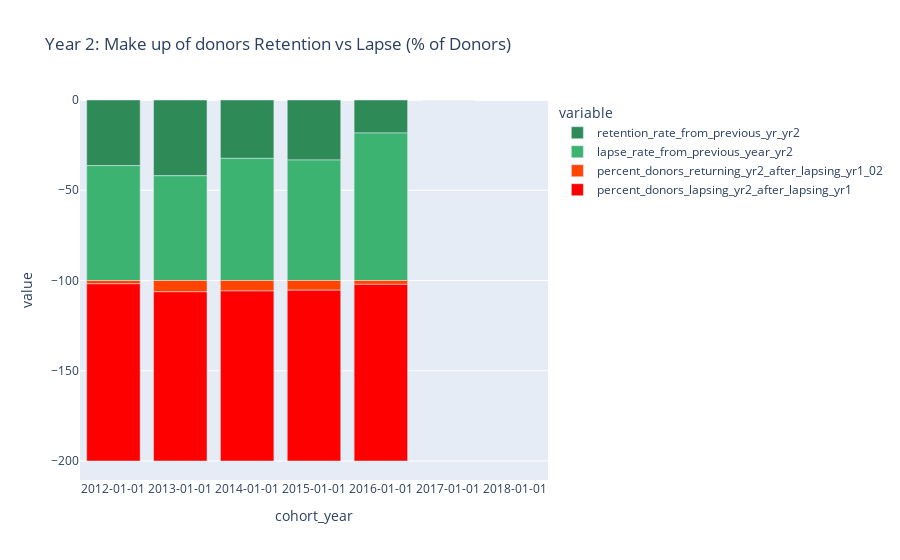

The code cell stored with this chart in its notebook:
### Code cell
fig = px.bar(renamed_pete_csv, x="cohort_year", y=['retention_rate_from_previous_yr_yr2', 'lapse_rate_from_previous_year_yr2', 'percent_donors_returning_yr2_after_lapsing_yr1_02', 'percent_donors_lapsing_yr2_after_lapsing_yr1'],
            title="Year 2: Make up of donors Retention vs Lapse (% of Donors)", 
             color_discrete_sequence =['seagreen', 'mediumseagreen','orangered','red'])
 #barmode='group', labels={'index':'year', 'y':'amount ($)'}, 
fig.update_xaxes(type='category')
fig.show()

### Figure 1 — Plotly figure (JSON) as saved in the notebook; plotly's stock layout.template omitted (floating-point values rounded to 4 significant figures)
{"data": [{"alignmentgroup": "True", "hovertemplate": "variable=retention_rate_from_previous_yr_yr2<br>cohort_year=%{x}<br>value=%{y}<extra></extra>", "legendgroup": "retention_rate_from_previous_yr_yr2", "marker": {"color": "seagreen"}, "name": "retention_rate_from_previous_yr_yr2", "offsetgroup": "retention_rate_from_previous_yr_yr2", "orientation": "v", "showlegend": true, "textposition": "auto", "type": "bar", "x": ["2012-01-01", "2013-01-01", "2014-01-01", "2015-01-01", "2016-01-01", "2017-01-01", "2018-01-01"], "xaxis": "x", "y": [-36.36, -41.98, -32.34, -33.25, -18.28, 0, null], "yaxis": "y"}, {"alignmentgroup": "True", "hovertemplate": "variable=lapse_rate_from_previous_year_yr2<br>cohort_year=%{x}<br>value=%{y}<extra></extra>", "legendgroup": "lapse_rate_from_previous_year_yr2", "marker": {"color": "mediumseagreen"}, "name": "lapse_rate_from_previous_year_yr2", "offsetgroup": "lapse_rate_from_previous_year_yr2", "orientation": "v", "showlegend": true, "textposition": "auto", "type": "bar", "x": ["2012-01-01", "2013-01-01", "2014-01-01", "2015-01-01", "2016-01-01", "2017-01-01", "2018-01-01"], "xaxis": "x", "y": [-63.64, -58.02, -67.66, -66.75, -81.72, 0, null], "yaxis": "y"}, {"alignmentgroup": "True", "hovertemplate": "variable=percent_donors_returning_yr2_after_lapsing_yr1_02<br>cohort_year=%{x}<br>value=%{y}<extra></extra>", "legendgroup": "percent_donors_returning_yr2_after_lapsing_yr1_02", "marker": {"color": "orangered"}, "name": "percent_donors_returning_yr2_after_lapsing_yr1_02", "offsetgroup": "percent_donors_returning_yr2_after_lapsing_yr1_02", "orientation": "v", "showlegend": true, "textposition": "auto", "type": "bar", "x": ["2012-01-01", "2013-01-01", "2014-01-01", "2015-01-01", "2016-01-01", "2017-01-01", "2018-01-01"], "xaxis": "x", "y": [-1.852, -6.262, -5.804, -5.345, -2.143, 0, null], "yaxis": "y"}, {"alignmentgroup": "True", "hovertemplate": "variable=percent_donors_lapsing_yr2_after_lapsing_yr1<br>cohort_year=%{x}<br>value=%{y}<extra></extra>", "legendgroup": "percent_donors_lapsing_yr2_after_lapsing_yr1", "marker": {"color": "red"}, "name": "percent_donors_lapsing_yr2_after_lapsing_yr1", "offsetgroup": "percent_donors_lapsing_yr2_after_lapsing_yr1", "orientation": "v", "showlegend": true, "textposition": "auto", "type": "bar", "x": ["2012-01-01", "2013-01-01", "2014-01-01", "2015-01-01", "2016-01-01", "2017-01-01", "2018-01-01"], "xaxis": "x", "y": [-98.15, -93.74, -94.2, -94.65, -97.86, 0, null], "yaxis": "y"}], "layout": {"barmode": "relative", "legend": {"title": {"text": "variable"}, "tracegroupgap": 0}, "title": {"text": "Year 2: Make up of donors Retention vs Lapse (% of Donors)"}, "xaxis": {"anchor": "y", "domain": [0, 1], "title": {"text": "cohort_year"}, "type": "category"}, "yaxis": {"anchor": "x", "domain": [0, 1], "title": {"text": "value"}}}}
